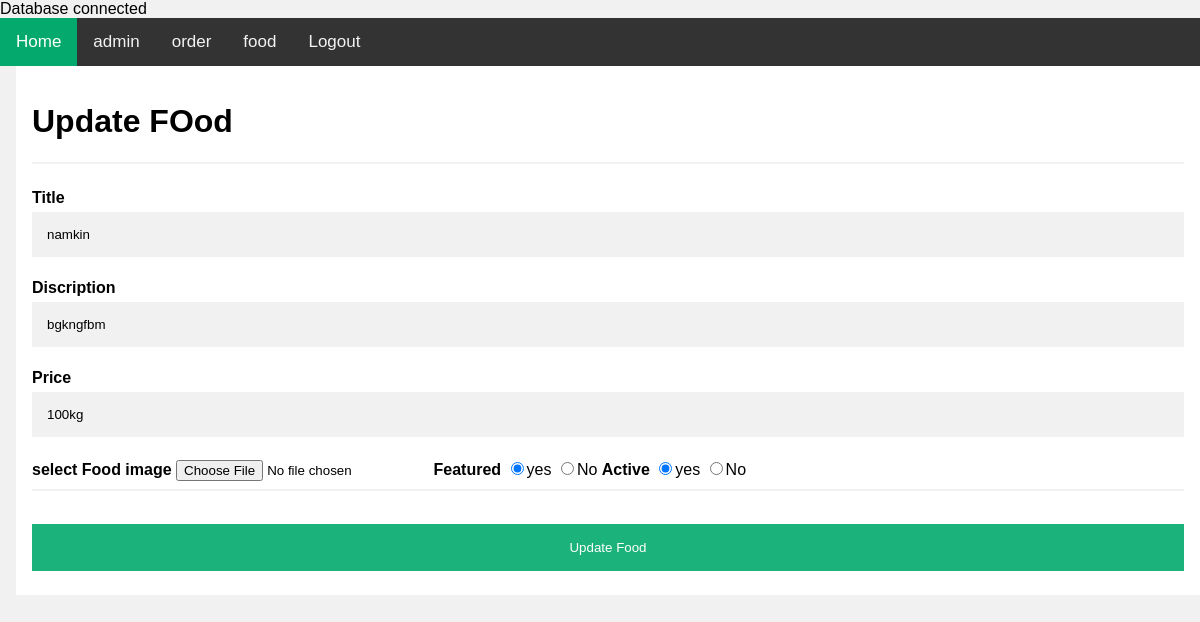
Screenshot of /admin/update_food.php?id=22 with the database file from the repository.
### tables this page shows
CREATE TABLE `tbl_food` (
  `id` int(255) UNSIGNED NOT NULL,
  `discription` varchar(245) NOT NULL,
  `image` varchar(235) NOT NULL,
  `price` varchar(244) NOT NULL,
  `title` varchar(255) NOT NULL,
  `category_id` int(255) UNSIGNED NOT NULL,
  `featured` varchar(255) NOT NULL,
  `active` varchar(255) NOT NULL
);

### admin/update_food.php (the view, shortened to what this page needs)
<!DOCTYPE html>
<html>
<head>
<link rel="stylesheet" href="style.css">
</head>
<body>
<?php
   $conn = mysqli_connect('localhost','root','','food');
   if($conn){
       echo "Database connected";
   }
   else{
       echo "Failed to connet ";
   }
 $id = $_GET['id'];
 $sql = "SELECT * FROM tbl_food WHERE id ='$id' ";
 $res = mysqli_query($conn,$sql);
 if($res == true){
     $count = mysqli_num_rows($res);
     if($count== 1){
      while($rows = mysqli_fetch_assoc($res)){
      $title = $rows['title'];
      $discription = $rows['discription'];
      $price = $rows['price'];
      $featured = $rows['featured'];
      $active = $rows['active'];
     }
     }
     else{
         echo "user not available";
     }
 }
?>
<div class="topnav">
  <a class="active" href="../index.php">Home</a>
  <a href="admin.php">admin</a>
  <a href="order.php">order</a>
  <a href="food.php">food</a>
  <a href="logout.php">Logout</a>
</div>
<div style="padding-left:16px">
 <form action="" method="POST" enctype="multipart/form-data">
  <div class="container">
    <h1>Update FOod</h1>
    <hr>
    <label for="email"><b>Title</b></label>
    <input type="text" placeholder="title" name="title" value="<?php echo $title ?>"  required>
    <label for="psw"><b>Discription</b></label>
    <input type="text" placeholder="discription for food" name="discription"  value="<?php echo $discription ?>" required>
    <label for="email"><b>Price</b></label>
    <input type="text" placeholder="price" name="price" value="<?php echo $price ?>" required>
    <label for="psw"><b>select Food image</b></label>
    <input type="file"  name="image"  >
    <label for="email"><b>Featured</b></label>
    <input <?php if($featured=="yes"){echo "checked";} ?> type="radio" name="featured" value="yes">yes
    <input  <?php if($featured=="no"){echo "checked";} ?>  type="radio" name="featured" value="no">No
    <label for="psw"><b>Active</b></label>
    <input  <?php if($active=="yes"){echo "checked";} ?>  type="radio" name="active" value="yes">yes
    <input  <?php if($active=="no"){echo "checked";} ?>  type="radio" name="active" value="no">No
  <hr>
    <button type="submit" name="submit" class="registerbtn">Update Food</button>
  </div>
</form>
</div>
</body>
</html>

### admin/style.css (style rules this page uses)
body { font-family: Arial, Helvetica, sans-serif; background-color: #f1f1f1; }
* { box-sizing: border-box; }
.container { padding: 16px; background-color: white; }
input[type=text], input[type=password] { width: 100%; padding: 15px; margin: 5px 0 22px 0; display: inline-block; border: none; background: #f1f1f1; }
hr { border: 1px solid #f1f1f1; margin-bottom: 25px; }
.registerbtn { background-color: #04AA6D; color: white; padding: 16px 20px; margin: 8px 0; border: none; cursor: pointer; width: 100%; opacity: 0.9; }
a { color: dodgerblue; }

### admin/update_food.php (style rules this page uses)
body { margin: 0; font-family: Arial, Helvetica, sans-serif; }
.topnav { overflow: hidden; background-color: #333; }
.topnav a { float: left; color: #f2f2f2; text-align: center; padding: 14px 16px; text-decoration: none; font-size: 17px; }
.topnav a.active { background-color: #04AA6D; color: white; }

### rows the page displays
tbl_food: title "namkin", discription "bgkngfbm", price "100kg", featured "☑", active "☑"
